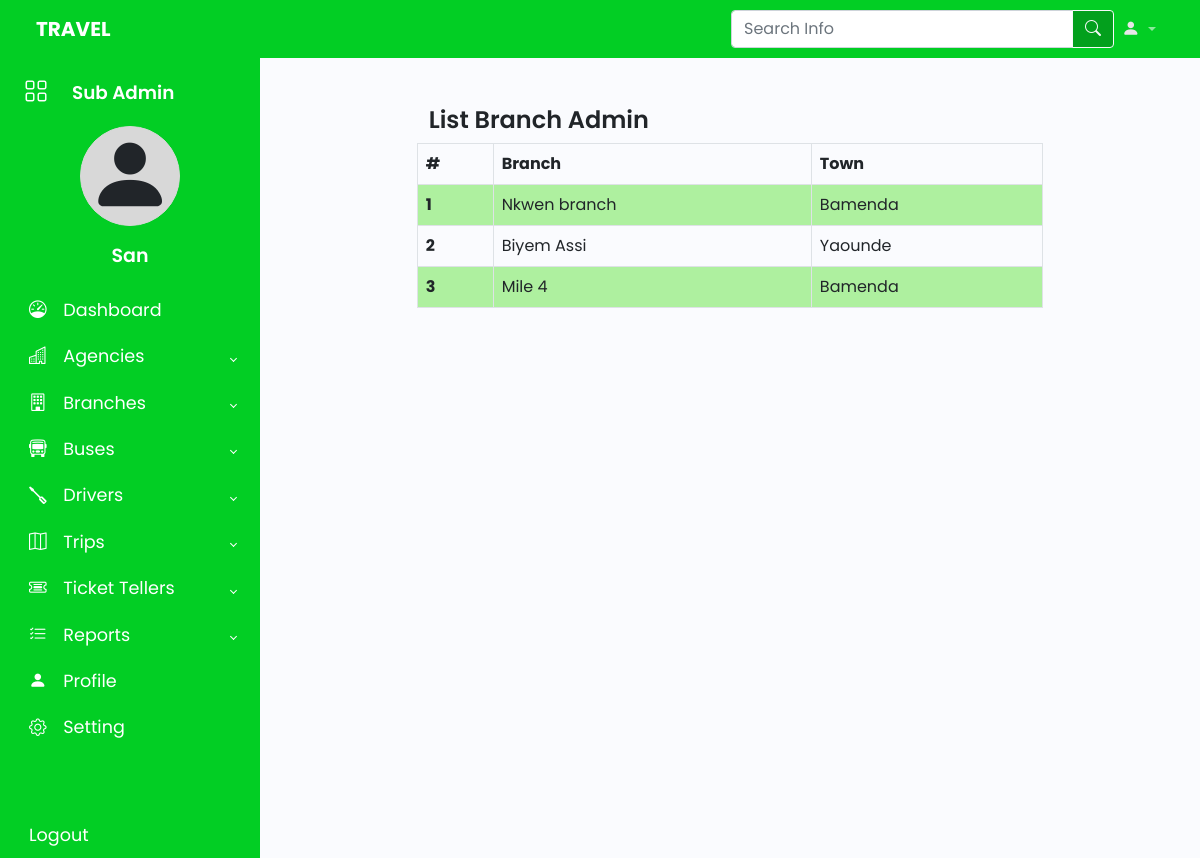
/agencies/list-branches (signed in), run on the app's committed database.
### sub_admins/models.py (models this page shows, shortened)
class User(AbstractUser):
    phone = models.CharField(max_length=50, null = True, blank =True)
    phone_2 = models.CharField(max_length=50, null = True, blank =True)
    id_card = models.CharField(max_length=100, null = True, blank= True)
    gender = models.CharField(
        max_length=6,
        choices = [('MALE', 'MALE'), ('FEMALE', 'FEMALE')],
        null = True,
        blank= True
    )
    agency = models.ForeignKey(Agency, on_delete = (models.CASCADE), null = True, blank= True)
    branch = models.ForeignKey(Branche, on_delete = (models.CASCADE), null = True, blank= True)

class Branche(models.Model):
    name = models.CharField(max_length=100)
    town = models.CharField(max_length=100, null = True, blank= True)
    agency = models.ForeignKey(Agency, on_delete = (models.CASCADE))

### agencies/views.py (the view)
# urls.py: path('list-branches', views.listBranch, name='list-branches'),
def listBranch(request):
    branches = Branche.objects.all()
    context = { 'branches':branches}
    return render(request, 'agencies/list_branches.html', context)

### agencies/templates/agencies/list_branches.html (shortened to what this page needs)
{% extends 'index.html' %}
{% block content %}
<div class="row col-8 mx-auto m-5">
<h1>List Branch Admin</h1>
<table class="table table-striped table-bordered">
    <thead>
      <tr>
        <th scope="col">#</th>
        <th scope="col">Branch</th>
        <th scope="col">Town</th>
      </tr>
    </thead>
    <tbody>
        {% for branch in branches %}
        <tr>
            {% if branch.agency == request.user.agency %}
            <th scope="row">{{forloop.counter}}</th>
            <td>{{branch.name}}</td>
            <td>{{branch.town}}</td>
            {% endif %}
        </tr>
        {% endfor %}
    </tbody>
  </table>
</div>
{% endblock %}

### templates/sidebar.html (shortened to what this page needs)
<aside id="sidebar" class="expand">
    <div class="d-flex">
        <button id="toggle-btn" type="button">
            <i class="bi bi-grid"></i>
        </button>
        <div class="sidebar-logo">
            <a href="{% url 'dashboard' %}">
                {% if request.user.groups.all.0.name == 'sub_admins' %}
                    Sub Admin
                {% elif request.user.groups.all.0.name == 'agency_admins' %}
                    Agency Admin
                {% elif request.user.groups.all.0.name == 'branch_admins' %}
                    Brandh Admin
                {% elif request.user.groups.all.0.name == 'ticket_tellers' %}
                    Ticket Teller
                {% endif %}
            </a>
        </div>
    </div>
    <div class="mini-profile d-flex flex-column justify-content-md-center align-items-center" id="mini-profile">
        <div class="profile-image text-center" id="profile-image">
            <i class="bi bi-person-fill mx-auto d-block pimg"></i>
        </div>
        <div class="mt-3" id="sidebar-username">
            <a href="#">{{user.username |capfirst}}</a>
        </div>
    </div>
    <ul class="sidebar-nav">
        <li class="sidebar-item">
            <a href="{% url 'dashboard' %}" class="sidebar-link">
                <i class="bi bi-speedometer"></i>
                <span>Dashboard</span>
            </a>
        </li>
        {% if request.user.groups.all.0.name == 'sub_admins' %}
        <li class="sidebar-item">
            <a href="#" class="sidebar-link has-dropdown collapsed" data-bs-toggle="collapse" data-bs-target="#agency" aria-expanded="false" aria-controls="agency">
                <i class="bi bi-buildings"></i>
                <span>Agencies</span>
            </a>
        </li>
        {% endif %}
        <li class="sidebar-item">
            <a href="#" class="sidebar-link has-dropdown collapsed" data-bs-toggle="collapse" data-bs-target="#branch" aria-expanded="false" aria-controls="branch">
                <i class="bi bi-building"></i>
                <span>Branches</span>
            </a>
        </li>
        <li class="sidebar-item">
            <a href="#" class="sidebar-link has-dropdown collapsed" data-bs-toggle="collapse" data-bs-target="#buses" aria-expanded="false" aria-controls="buses">
                <i class="bi bi-bus-front"></i>
                <span>Buses</span>
            </a>
        </li>
        <li class="sidebar-item">
            <a href="#" class="sidebar-link has-dropdown collapsed" data-bs-toggle="collapse" data-bs-target="#drivers" aria-expanded="false" aria-controls="drivers">
                <i class="bi bi-screwdriver"></i>
                <span>Drivers</span>
            </a>
        </li>
        <li class="sidebar-item">
            <a href="#" class="sidebar-link has-dropdown collapsed" data-bs-toggle="collapse" data-bs-target="#trips" aria-expanded="false" aria-controls="trips">
                <i class="bi bi-map"></i>
                <span>Trips</span>
            </a>
        </li>
        <li class="sidebar-item">
            <a href="#" class="sidebar-link has-dropdown collapsed" data-bs-toggle="collapse" data-bs-target="#tellers" aria-expanded="false" aria-controls="tellers">
                <i class="bi bi-ticket-detailed"></i>
                <span>Ticket Tellers</span>
            </a>
        </li>
        <li class="sidebar-item">
            <a href="#" class="sidebar-link has-dropdown collapsed" data-bs-toggle="collapse" data-bs-target="#reports" aria-expanded="false" aria-controls="reports">
                <i class="bi bi-list-check"></i>
                <span>Reports</span>
            </a>
        </li>
        <li class="sidebar-item">
            <a href="{% url 'user-profile' user.id %}" class="sidebar-link">
                <i class="bi bi-person-fill"></i>
                <span>Profile</span>
            </a>
        </li>
        <li class="sidebar-item">
            <a href="#" class="sidebar-link">
                <i class="bi bi-gear"></i>
                <span>Setting</span>
            </a>
        </li>
    </ul>
    <div class="sidebar-footer">
        <a href="{% url 'logout' %}" class="sidebar-link">
            <span>Logout</span>
        </a>
    </div>
</aside>

### static/styles/style.css (style rules this page uses)
body { font-family: 'Poppins', sans-serif; }
a { text-decoration: none; }
li { list-style: none; }
h1 { font-weight: 600; font-size: 1.5rem; }
.table-striped>tbody>tr:nth-child(odd)>td, .table-striped>tbody>tr:nth-child(odd)>th { background-color: rgba(119, 255, 85, .5); }
#sidebar { width: 70px; min-width: 70px; z-index: 1000; transition: all .25s ease-in-out; background-color: #02ce24; display: flex; flex-direction: column; }
#sidebar #profile-image { width: 100px; height: 100px; border: solid 1px rgb(216, 216, 216); border-radius: 50%; background-color: rgb(216, 216, 216); }
#sidebar #profile-image i { font-size: 85px; line-height: 100px; }
#sidebar #sidebar-username a { font-size: 19px; font-weight: 600; color: #FFF; }
#sidebar.expand { width: 260px; min-width: 260px; }
#toggle-btn { background-color: transparent; cursor: pointer; border: 0; padding: 1rem 1.5rem; }
#toggle-btn i { font-size: 1.5rem; color: #FFF; }
.sidebar-logo { margin: auto 0; }
.sidebar-logo a { color: #FFF; font-size: 1.15rem; font-weight: 600; }
.sidebar-nav { padding: 1rem 0; flex: 1 1 auto; }
a.sidebar-link { padding: .625rem 1.625rem; color: #FFF; display: block; font-size: 1.1rem; white-space: nowrap; border-left: 3px solid transparent; }
.sidebar-link i { font-size: 1.1rem; margin-right: .75rem; }
.sidebar-item { position: relative; }
#sidebar.expand .sidebar-link[data-bs-toggle="collapse"]::after { border: solid; border-width: 0 .075rem .075rem 0; content: ""; display: inline-block; padding: 2px; position: absolute; right: 1.5rem; top: 1.4rem; transform: rotate(-135deg); transition: all .2s ease-out; }
#sidebar.expand .sidebar-link[data-bs-toggle="collapse"].collapsed::after { transform: rotate(45deg); transition: all .2s ease-out; }

### agencies/templates/agencies/list_branches.html (style rules this page uses)
.table-striped>tbody>tr:nth-child(odd)>td, .table-striped>tbody>tr:nth-child(odd)>th { background-color: rgba(119, 255, 85, .5); }

### data on the page
User: username "San"
Branche: name "Nkwen branch", town "Bamenda"
Branche: name "Biyem Assi", town "Yaounde"
Branche: name "Mile 4", town "Bamenda"
